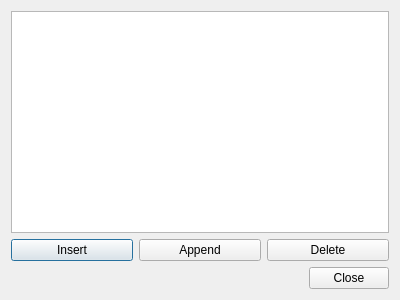
<?xml version="1.0" encoding="UTF-8"?>
<ui version="4.0">
 <class>SectionListDialog</class>
 <widget class="QDialog" name="SectionListDialog">
  <property name="geometry">
   <rect>
    <x>0</x>
    <y>0</y>
    <width>400</width>
    <height>300</height>
   </rect>
  </property>
  <property name="windowTitle">
   <string>Dialog</string>
  </property>
  <layout class="QVBoxLayout" name="verticalLayout">
   <item>
    <widget class="QColumnView" name="columnView"/>
   </item>
   <item>
    <layout class="QHBoxLayout" name="horizontalLayout">
     <item>
      <widget class="QPushButton" name="pushButton">
       <property name="text">
        <string>Insert</string>
       </property>
      </widget>
     </item>
     <item>
      <widget class="QPushButton" name="pushButton_2">
       <property name="text">
        <string>Append</string>
       </property>
      </widget>
     </item>
     <item>
      <widget class="QPushButton" name="pushButton_3">
       <property name="text">
        <string>Delete</string>
       </property>
      </widget>
     </item>
    </layout>
   </item>
   <item>
    <widget class="QDialogButtonBox" name="buttonBox">
     <property name="orientation">
      <enum>Qt::Horizontal</enum>
     </property>
     <property name="standardButtons">
      <set>QDialogButtonBox::Close</set>
     </property>
    </widget>
   </item>
  </layout>
 </widget>
 <resources/>
 <connections>
  <connection>
   <sender>buttonBox</sender>
   <signal>accepted()</signal>
   <receiver>SectionListDialog</receiver>
   <slot>accept()</slot>
   <hints>
    <hint type="sourcelabel">
     <x>248</x>
     <y>254</y>
    </hint>
    <hint type="destinationlabel">
     <x>157</x>
     <y>274</y>
    </hint>
   </hints>
  </connection>
  <connection>
   <sender>buttonBox</sender>
   <signal>rejected()</signal>
   <receiver>SectionListDialog</receiver>
   <slot>reject()</slot>
   <hints>
    <hint type="sourcelabel">
     <x>316</x>
     <y>260</y>
    </hint>
    <hint type="destinationlabel">
     <x>286</x>
     <y>274</y>
    </hint>
   </hints>
  </connection>
 </connections>
</ui>
